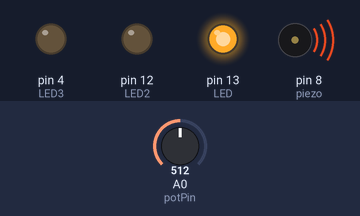
The sketch below on a simulated Arduino Uno, built with avr-gcc and run on an emulated ATmega328P. On the bench: output pins drawn as LEDs (lit = HIGH), buzzer (waves = sounding). The inputs (shaded band) are chosen by the test bench; at power-on: A0 (potPin) = 512. What the sketch prints to the serial monitor is not drawn.

Above: at 0.5 s.
At 2.8 s:
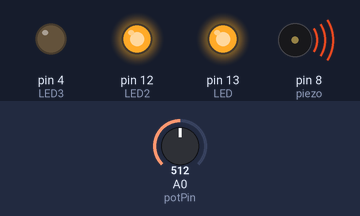
At 6.0 s:
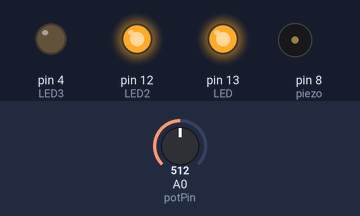
At 9.3 s:
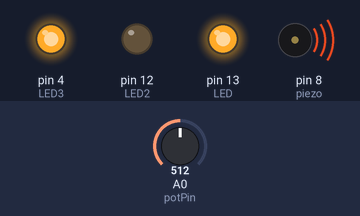
At 10.7 s:
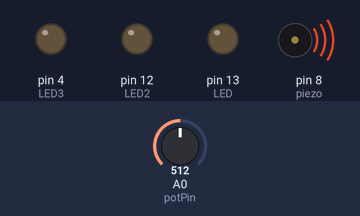
At 12.5 s:
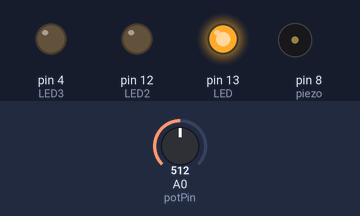
Timing chart, 0 to 14.4 s (numbered marks = the images above):
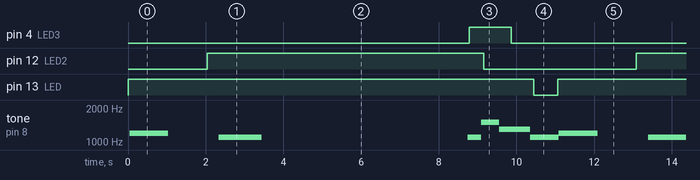

The sketch:

WIP2_Including_The_Potentiometer.ino
```cpp
/*
 PART 2 OF MY FINAL PROJECT I WILL BUILD OFF WIP1
 IN WIP1, I HAD THE PIEZO WITH THE 3 LEDs SO THIS TIME I WILL HAVE THE POTENTIOMETER ACT LIKE A ON/OFF SWITCH
 TURN ON AND OFF MY PIEZO AND LEDS

  * I CONSULTED MY PAST CODE FROM MTEC 1005 (SPRING SEMESTER 2021)
  * & ALSO THE CODE FROM OUR CLASS GITHUB REPO + HELP FROM CLASSMATES AND THE PROFESSOR AS MUCH AS POSSIBLE
  */

const int piezo = 8;
const int potPin = A0; // creates a fixed variable called a sensor and assigned
int reading = 0;
int pitch;
int val = 0;
int frequency = 1;
const int LED =  13; // creates a fixed variable called LED and assigns value
const int LED2 =  12;
const int LED3 = 4;
int value = 0;

void setup() {
  // put your setup code here, to run once:
Serial.begin(9600);
pinMode(LED,OUTPUT);
pinMode(LED2,OUTPUT);
pinMode(LED3,OUTPUT);
pinMode(potPin,INPUT);

}

void loop() {
  value = analogRead(potPin);
  delay(10);

  analogWrite(LED,reading/4);
  analogWrite(LED2,reading/4);
  analogWrite(LED3,reading/4);


pitch = map(piezo, 20, 1020, 300, 50);

if (potPin == HIGH) {
digitalWrite(LED, HIGH);
delay(100);

digitalWrite(LED2, LOW);
delay(100);

digitalWrite(LED3, HIGH);
  delay(200);

digitalWrite(LED, LOW);
  delay(200);

digitalWrite(LED2, HIGH);
  delay(300);

digitalWrite(LED3, LOW);
  delay(300);

tone(piezo, 1100, 200);
delay(400);

digitalWrite(LED, HIGH);
delay(200);

tone(piezo, 1050,1200);
delay(600);

digitalWrite(LED2, LOW);
delay(200);

digitalWrite(LED3, HIGH);
delay(200);

digitalWrite(LED, LOW);
delay(200);

tone(piezo,1050, 1300);
delay(3000);

digitalWrite(LED2, HIGH);
delay(200);

tone(piezo, 1250, 1000);
delay(900);

digitalWrite(LED3, LOW);
delay(200);

tone(piezo, 1050, 1100);
delay(1000);


} else {
digitalWrite(LED, HIGH);
delay(30);

tone(piezo, 1200, 1000);
delay(2000);

digitalWrite(LED2, HIGH);
delay(300);


tone(piezo, 1100, 1100);
delay(6000);

digitalWrite(LED3, LOW);
delay(400);

tone(piezo, 1100, 2000);
delay(50);

digitalWrite(LED3, HIGH);
delay(300);

tone(piezo, 1500,1300);
delay(70);

digitalWrite(LED2, LOW);
delay(400);

tone(piezo, 1300, 1400);
delay(300);

digitalWrite(LED3, LOW);
delay(500);

tone(piezo, 1100, 1200);
delay(90);


digitalWrite(LED, LOW);
delay(600);

Serial.write(val);
}

}


  // FOR FUTURE REFRENCE: THIS IS TO STOP THE PIEZO FROM PLAYING: noTone(piezo);
```

Measured:
- by itself, pin 4 (LED3): alternates HIGH for 1.1 s and LOW for 10.0 s
- by itself, pin 12 (LED2): alternates HIGH for 7.1 s and LOW for 3.9 s
- by itself, pin 13 (LED): alternates HIGH for 10.4 s and LOW for 0.61 s
- by itself, tone on pin 8 (piezo): repeats every 11.1 s: silent 1.3 s, 1100 Hz 1.1 s, silent 5.3 s, 1100 Hz 0.35 s, 1500 Hz 0.47 s, 1300 Hz 0.80 s, 1100 Hz 0.73 s, 1200 Hz 1.0 s
